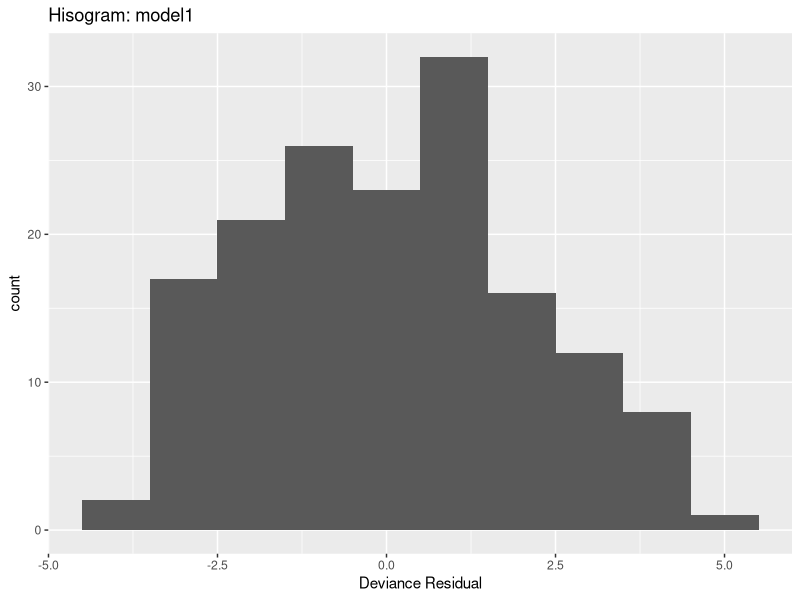
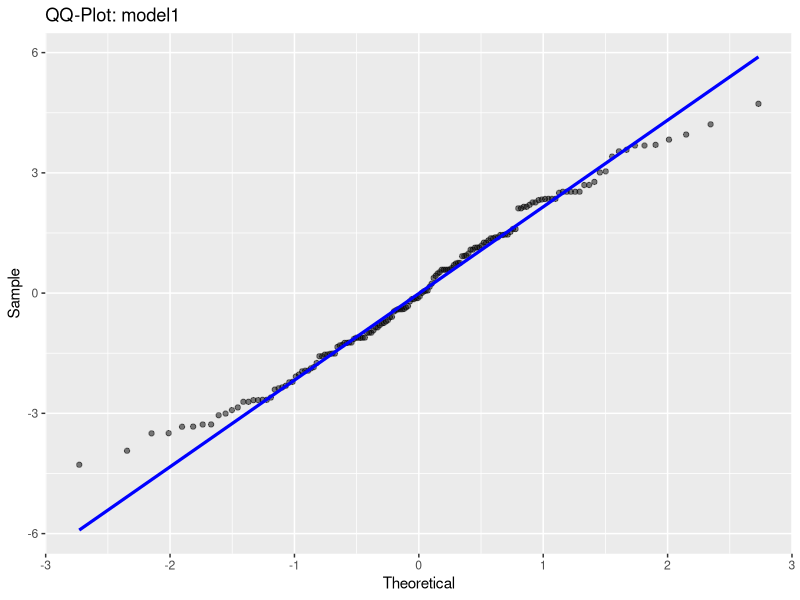
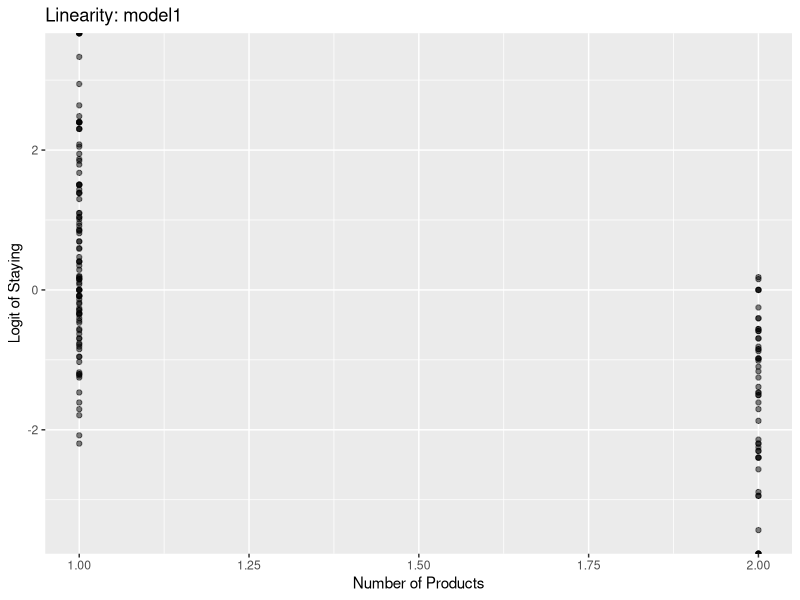
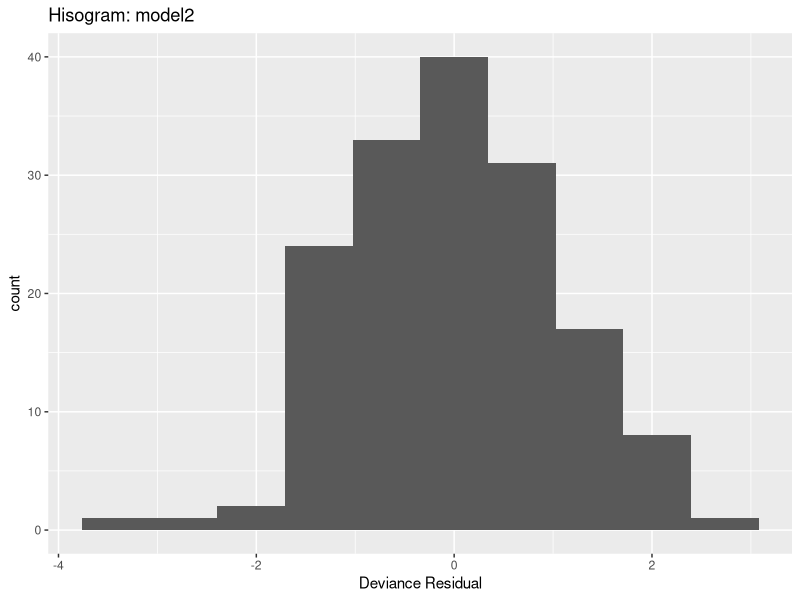
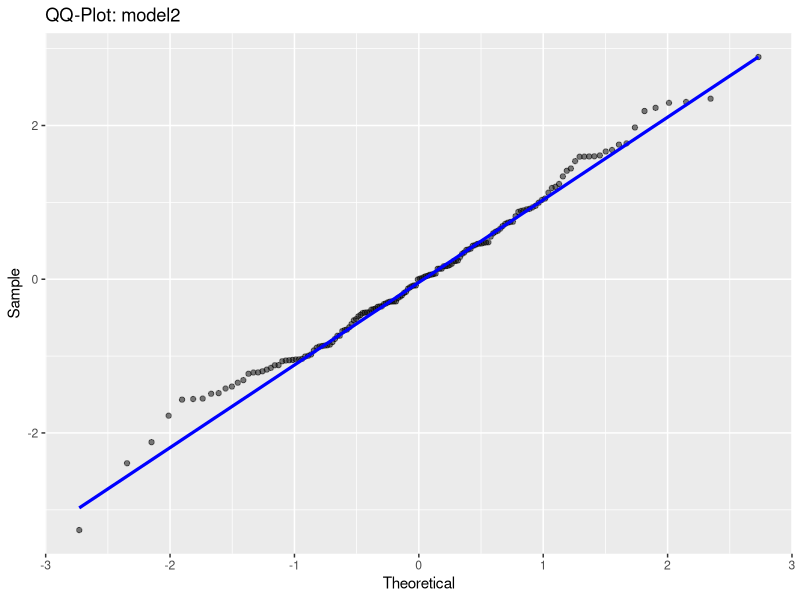
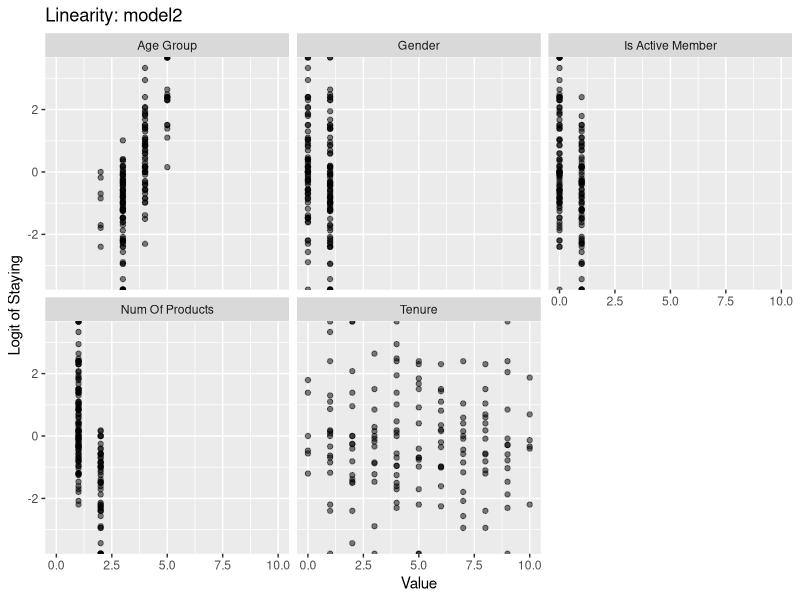

These figures' R source, in order:
## ---- chunk 1
#install.package("tidyverse")
library(tidyverse)
## ---- chunk 2
# read in data as tibble
data <- read_csv("data/hw4_data.csv")

# create new column for response variable
data$Staying <- data$Stay / data$Employees

# display tibble sumary
summary(data)
## ---- chunk 3
model1 <- glm(Staying ~ `Num Of Products`, binomial, data, weights = Employees)
b1 <- coef(model1)[2]
summary(model1)
## ---- chunk 4
confint(model1, level = 0.9)
## ---- chunk 5
# get test stat and df
gstat <- model1$null.deviance - deviance(model1)
df <- length(coef(model1)) - 1

# get p-value
p_value <- 1 - pchisq(gstat, df)
print(p_value)
## ---- chunk 6
# determine df
df1 <- nrow(data) - length(coef(model1))

# calculate deviance and perason residuals
deviance1 <- residuals(model1, "deviance")
pearson1 <- residuals(model1, "pearson")

# calculate test statistic
dev1_tval <- sum(deviance1^2)
pear1_tval <- sum(pearson1^2)

# calculate p-value
dev1_pval <- 1 - pchisq(dev1_tval, df1)
pear1_pval <- 1 - pchisq(pear1_tval, df1)

# display output in tibble
tibble(Type = c("Deviance", "Pearson"),
       `Test Stat` = c(dev1_tval, pear1_tval),
       `p-value` = c(dev1_pval, pear1_pval))
## ---- chunk 7
ggplot() +
  geom_histogram(aes(deviance1), bins = 10) + 
  labs(title = "Hisogram: model1", 
       x = "Deviance Residual")
## ---- chunk 8
ggplot(mapping = aes(sample = deviance1)) +
  stat_qq(alpha = 0.5) +
  stat_qq_line(color = "blue", linewidth = 1.1) +
  labs(title = "QQ-Plot: model1", x = "Theoretical", y = "Sample")
## ---- chunk 9
data$logit_staying <- log(data$`Staying` / (1 - data$`Staying`))

ggplot(data) +
  geom_point(aes(`Num Of Products`, logit_staying), alpha=0.5) +
  labs(title = "Linearity: model1", 
       x = 'Number of Products', y = "Logit of Staying")
## ---- chunk 10
disp1<- dev1_tval / df1
disp1
## ---- chunk 11
model2 <- glm(Staying ~ `Age Group` + Gender + Tenure + `Num Of Products` + `Is Active Member`, 
              binomial, data, weights = Employees)
summary(model2)
## ---- chunk 12
# determine df
df2 <- nrow(data) - length(coef(model2))

# calculate deviance and perason residuals
deviance2 <- residuals(model2, "deviance")
pearson2 <- residuals(model2, "pearson")

# calculate test statistic
dev2_tval <- sum(deviance2^2)
pear2_tval <- sum(pearson2^2)

# calculate p-value
dev2_pval <- 1 - pchisq(dev2_tval, df2)
pear2_pval <- 1 - pchisq(pear2_tval, df2)

# display output in tibble
tibble(Type = c("Deviance", "Pearson"),
       `Test Stat` = c(dev2_tval, pear2_tval),
       `p-value` = c(dev2_pval, pear2_pval))
## ---- chunk 13
ggplot() +
  geom_histogram(aes(deviance2), bins = 10) + 
  labs(title = "Hisogram: model2", 
       x = "Deviance Residual")
## ---- chunk 14
ggplot(mapping = aes(sample = deviance2)) +
  stat_qq(alpha = 0.5) +
  stat_qq_line(color = "blue", linewidth = 1.1) +
  labs(title = "QQ-Plot: model2", x = "Theoretical", y = "Sample")
## ---- chunk 15
# list of quantitiative predictors
predictors <- c("Age Group", "Gender", "Tenure", 
                "Num Of Products", "Is Active Member")

# convert data from wide to long format in order to facet
data_melted <- data %>%
                  select(-c(Stay, Employees, Staying)) %>%
                  pivot_longer(cols = all_of(predictors),
                               names_to = "Measure", 
                               values_to = "Value"
                  )

# create plot
ggplot(data_melted) +
  geom_point(aes(Value, logit_staying), alpha=0.5) + 
  facet_wrap(~ Measure) +
  labs(title = "Linearity: model2", y = "Logit of Staying")
## ---- chunk 16
# create tibble of test data
test <- tibble(`Age Group` = 2,
               Gender = 0,
               Tenure = 2,
               `Num Of Products` = 2,
               `Is Active Member` = 1)

# generate predicted probablities
pred1 <- predict(model1, test, type = "response")
pred2 <- predict(model2, test, type = "response")

# display results in tibble
tibble(Model = c("model1", "model2"),
       Probablity = c(pred1, pred2))
